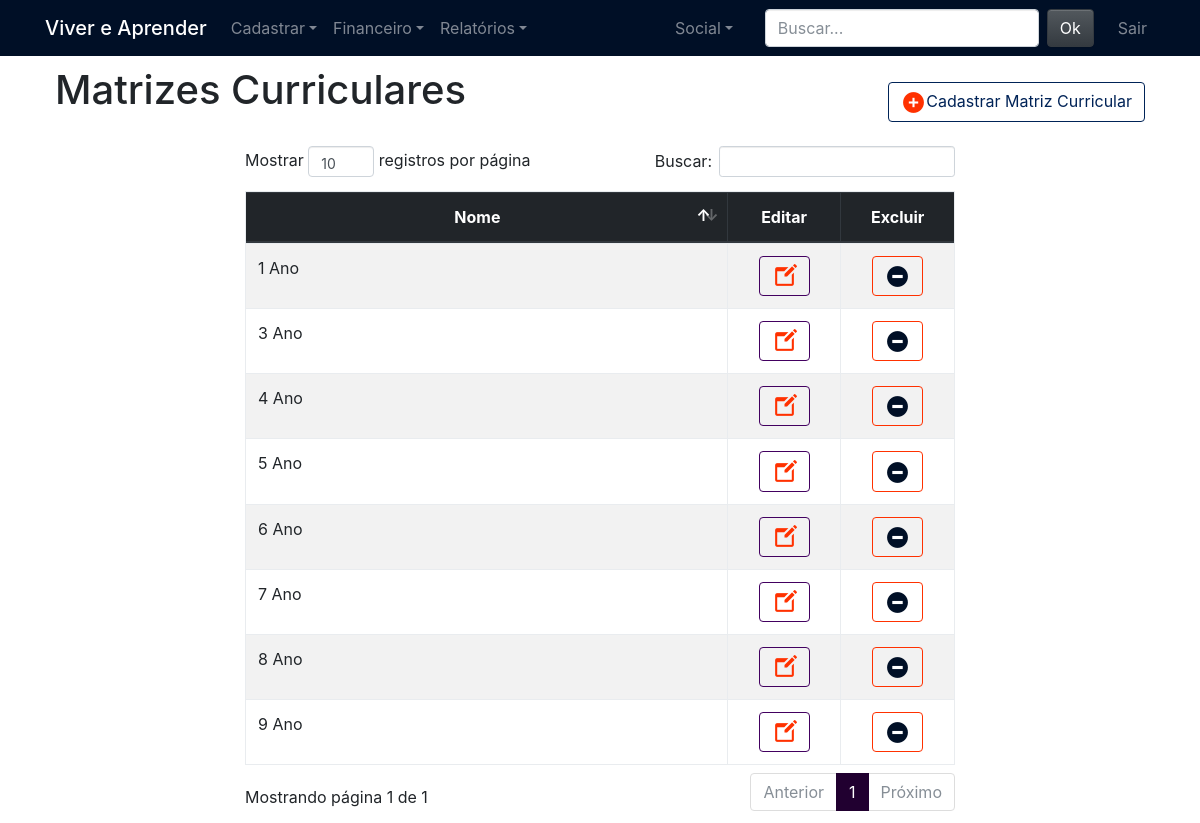
Page /MatrizCurricularFormulario.php (signed in) on the committed database.
### tables this page shows
CREATE TABLE `matriz_curricular` (
  `id_matriz` int(11) NOT NULL AUTO_INCREMENT,
  `nome_matriz` varchar(255) NOT NULL,
  `tipo_ensino` int(1) NOT NULL,
  PRIMARY KEY (`id_matriz`)
);

### DAO/MatrizCurricularDAO.php (called while the page is built, shortened)
<?php
	class MatrizCurricularDAO extends MatrizCurricular
	{
		public static function listarMatrizes()
	    {
	        $query = "	SELECT nome_matriz, id_matriz, tipo_ensino
				 		FROM matriz_curricular ORDER BY nome_matriz";
	        $conexao = Conexao::pegarConexao();
	        $resultado = $conexao->query($query);
	        $lista = $resultado->fetchAll();
			return $lista;
		}
	}

### MatrizCurricularFormulario.php (the view, shortened to what this page needs)
<?php
    require_once("cabecalho.php");
    require_once("DAO/MatrizCurricularDAO.php");
    try
    {
        $listaMatrizes = MatrizCurricularDAO::listarMatrizes();
    }
    catch(Exception $e)
    {
        Erro::trataErro($e);
    }
?>
<link rel="stylesheet" type="text/css" href="node_modules/DataTables/datatables.min.css"/>
<link href="datepicker/css/bootstrap-datepicker.css" rel="stylesheet"/>
<div class="form-row align-items-end">
    <h1>Matrizes Curriculares</h1>
    <div class="ml-auto">
        <button
            type="button"
            class="btn btn-outline-success"
            data-toggle="modal"
            data-target="#ModalMatrizCurricular"
            id="cadastrar-matriz-curricular"
        >
            <img src="img/laranja-adicionar-25.png">Cadastrar Matriz Curricular
        </button>
    </div>
</div>
<div class="row mt-4 justify-content-center">
    <div class="col-md-8">
        <table class="table table-hover table-bordered table-striped tabelaPTBR" id="tabelaMatrizes">
            <thead class="thead-dark" align="center">
                <tr>
                    <th>Nome</th>
                    <th width="90">Editar</th>
                    <th width="90">Excluir</th>
                </tr>
            </thead>
            <tbody>
                <?php foreach ($listaMatrizes as $linha): ?>
                    <tr>
                        <td><?php echo $linha['nome_matriz'] ?></td>
                        <td align="center">
                            <button
                                type="button"
                                id="bnt-editar-matriz"
                                class="btn btn-outline-info btn-editar-matriz"
                                data-toggle="modal"
                                data-target="#ModalMatrizCurricular"
                                data-nomeDisciplina="<?php echo $linha['nome_matriz'] ?>"
                                data-idDisciplina="<?php echo $linha['id_matriz'] ?>"
                                data-tipoEnsino="<?php echo $linha['tipo_ensino'] ?>"
                                onclick="setAlterarMatriz('<?php echo $linha['nome_matriz'] ?>', <?php echo $linha['id_matriz'] ?>, <?php echo $linha['tipo_ensino'] ?>)"
                            >
                                <img src="img/editar.png">
                            </button>
                        </td>
                        <td align="center">
                            <button
                                type="button"
                                id="btnExcluirMatriz<?php echo $linha['id_matriz'] ?>"
                                class="btn btn-outline-danger btn-excluir-matriz"
                                onclick="excluirMatriz(<?php echo $linha['id_matriz'] ?>)"
                            >
                                <img src="img/menos-25.png">
                            </button>
                        </td>
                    </tr>
                <?php endforeach ?>
            </tbody>
        </table>
    </div>
</div>
<?php
    include("rodape.php");
?>

### rows in the picture
matriz_curricular: nome_matriz "1 Ano"
matriz_curricular: nome_matriz "3 Ano"
matriz_curricular: nome_matriz "4 Ano"
matriz_curricular: nome_matriz "5 Ano"
matriz_curricular: nome_matriz "6 Ano"
matriz_curricular: nome_matriz "7 Ano"
matriz_curricular: nome_matriz "8 Ano"
matriz_curricular: nome_matriz "9 Ano"
